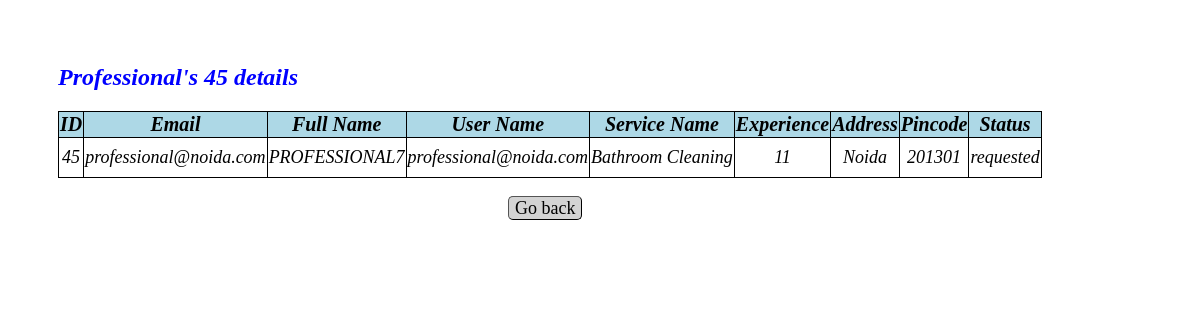
The page /viewprofessional/45 on the database its author committed.
### app.py (models this page shows)
class User_Info(db.Model):
    __tablename__="user_info"
    id=db.Column(db.Integer,primary_key=True)
    email=db.Column(db.String,nullable=False)
    full_name=db.Column(db.String,nullable=False)
    user_name=db.Column(db.String,unique=True,nullable=False)
    service_name=db.Column(db.String,nullable=False)
    experience=db.Column(db.Integer,nullable=False)
    pwd=db.Column(db.String,nullable=False)
    add=db.Column(db.String,nullable=True)
    pincode=db.Column(db.String,nullable=False)
    role=db.Column(db.Integer,nullable=False,default=1)
    status=db.Column(db.String,unique=True)
    location=db.Column(db.String,nullable=False)
    reviews=db.Column(db.String,nullable=False)
    phone_number=db.Column(db.Integer,nullable=False)

### app.py (the view)
@app.route("/viewprofessional/<int:id>", methods=["GET", "POST"])
def view_professional(id):
  service = User_Info.query.filter_by(id=id).first()
  return render_template ("view_professional.html",service=service)

### templates/view_professional.html (shortened to what this page needs)
<!DOCTYPE html>
<html lang="en">
<head>
</head>
<body>
    <br><br>
    <h2>Professional's {{service.id}} details</h2>
    <table id="service-table">
        <thead>
            <tr>
                <th>ID</th>
                <th>Email</th>
                <th>Full Name</th>
                <th>User Name</th>
                <th>Service Name</th>
                <th>Experience</th>
                <th>Address</th>
                <th>Pincode</th>
                <th>Status</th>
            </tr>
        <tbody>
            <tr style="height:40px;">
                <td>{{service["id"]}}</td>
                <td>{{service["email"]}}</td>
                <td>{{service["full_name"]}}</td>
                <td>{{service["user_name"]}}</td>
                <td>{{service["service_name"]}}</td>
                <td>{{service["experience"]}}</td>
                <td>{{service["add"]}}</td>
                <td>{{service["pincode"]}}</td>
                <td>{{service["status"]}}</td>
            </tr>
        </tbody>
        </thead>
    </table>
    <a class="button" href="/adminsearch">Go back</a>
</body>
</html>

### templates/view_professional.html (style rules this page uses)
table , td { text-align: center; font-style: italic; width:auto; margin-left: 50px; border-radius: 10px; border-color: blue; border: 1px solid black; border-collapse: collapse ; margin-bottom: 20px; }
th { background-color: lightblue; border: 1px solid black; font-size:20px; }
td { font-size:18px; }
h2 { font-style: italic; margin-left: 50px; color: blue; margin-bottom: 20px; }
a.button { padding: 1px 6px; border: 1px outset buttonborder; border-radius: 5px; color: black; background-color: lightgrey; text-decoration: none; font-size:18px }
a { margin-left: 500px; }

### rows shown on the page
User_Info: id "45", email "professional@noida.com", full_name "PROFESSIONAL7", user_name "professional@noida.com", service_name "Bathroom Cleaning", experience "11", add "Noida", pincode "201301", status "requested"
